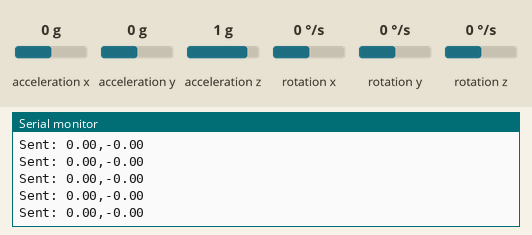
Recording of a sketch running on a simulated Arduino Uno, built with avr-gcc and run on an emulated ATmega328P. Parts: the last lines printed to the serial monitor. The inputs (shaded band) are chosen by the test bench; at power-on: acceleration x 0 g, acceleration y 0 g, acceleration z 1 g, rotation x 0 °/s, rotation y 0 °/s, rotation z 0 °/s.

Above: at 3.2 s.
3.3 s: acceleration x set to -1.4 g
At 3.49 s:
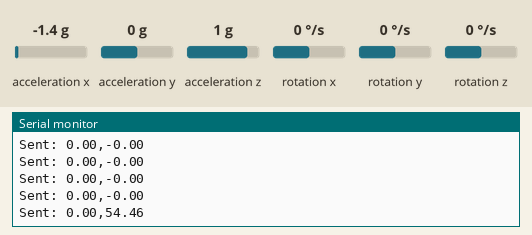
4.8 s: acceleration y set to -1.4 g
At 4.86 s:
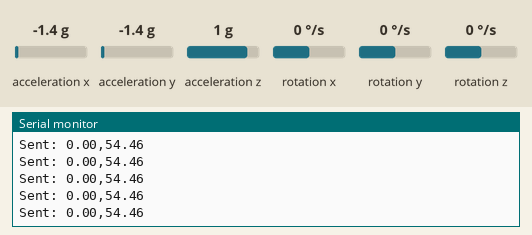
6.3 s: acceleration x set to 0.8 g
At 6.36 s:
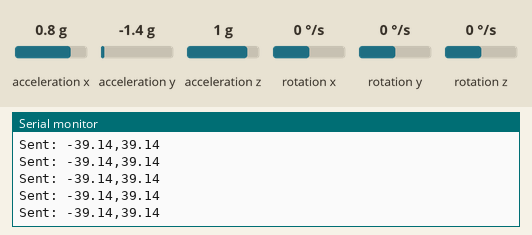
9.3 s: acceleration z set to -1.4 g
At 9.41 s:
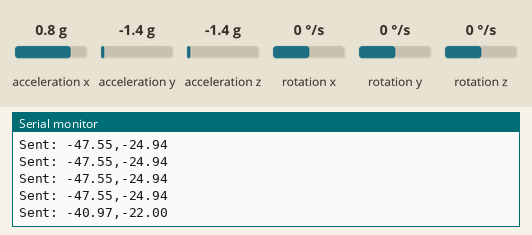
10.8 s: acceleration y set to 0 g
At 10.81 s:
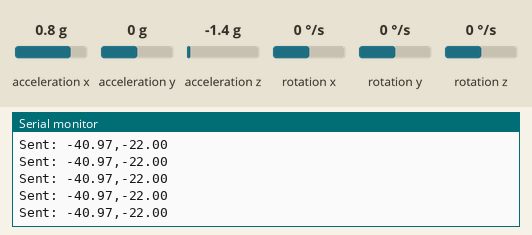
Timing chart, 0 to 13.8 s (numbered marks = the images above; inputs shaded):
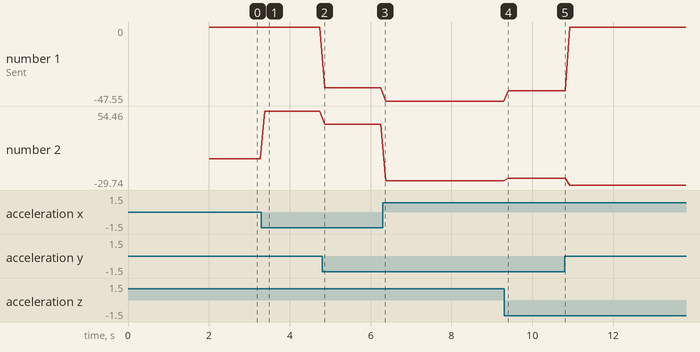

The sketch:

hw.ino
```cpp
#include "Wire.h"
#include <MPU6050_light.h>
#include <SoftwareSerial.h>

SoftwareSerial BTSerial(2, 3);

MPU6050 mpu(Wire);

long timer = 0;

void setup() {
  Serial.begin(9600);
  BTSerial.begin(9600);
  Wire.begin();

  byte status = mpu.begin();
  Serial.print(F("MPU6050 status: "));
  Serial.println(status);
  while(status!=0){ } // stop everything if could not connect to MPU6050

  delay(1000);
  mpu.calcOffsets(true,true); // gyro and accelero
}

void loop() {
  mpu.update();

  if(millis() - timer > 100){ // print data every 0.1s
    String data = String(mpu.getAngleX()) + "," + String(mpu.getAngleY()) + "\n";
    BTSerial.print(data);
    Serial.print("Sent: ");
    Serial.println(data);
    timer = millis();
  }

  // Initialize BT AT+NAMExyz / AT+PIN1234
  // if (BTSerial.available()) {
  //   Serial.write(BTSerial.read());
  // }
  // if (Serial.available()) {
  //   BTSerial.write(Serial.read());
  // }
}
```

Measured:
- after the input at 3.3 s, the serial monitor: prints a new line after 0.08 s (image 1)
- after the input at 9.3 s, the serial monitor: prints a new line after 0.11 s (image 4)
- plotted number 1: 0 → -39.14 after the input at 4.8 s, -39.14 → -47.55 after the input at 6.3 s, -47.55 → -40.97 after the input at 9.3 s, -40.97 → 0 after the input at 10.8 s
- plotted number 2: 0 → 54.46 after the input at 3.3 s, 54.46 → 39.14 after the input at 4.8 s, 39.14 → -24.94 after the input at 6.3 s, -24.94 → -22 after the input at 9.3 s, -22 → -29.74 after the input at 10.8 s
